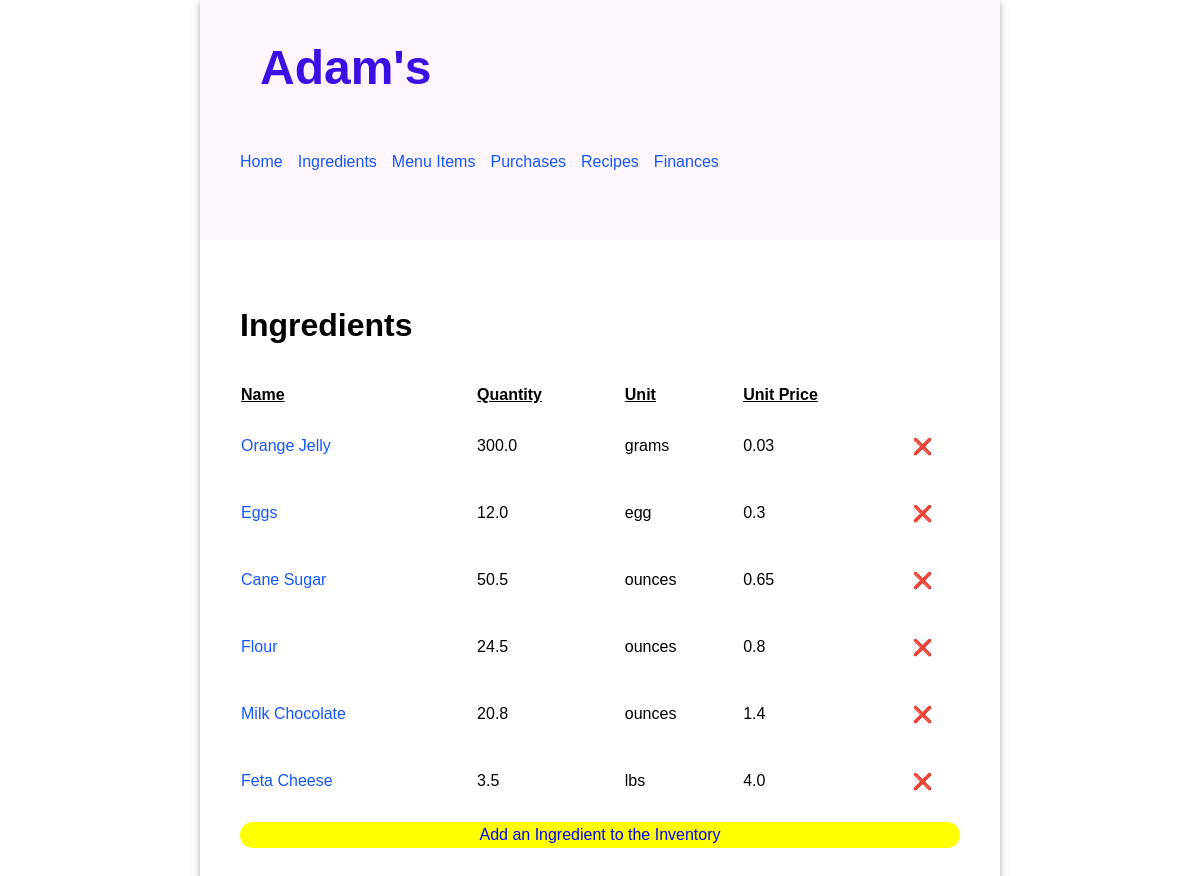
/ingredient/, run on an earlier commit of the app's database.
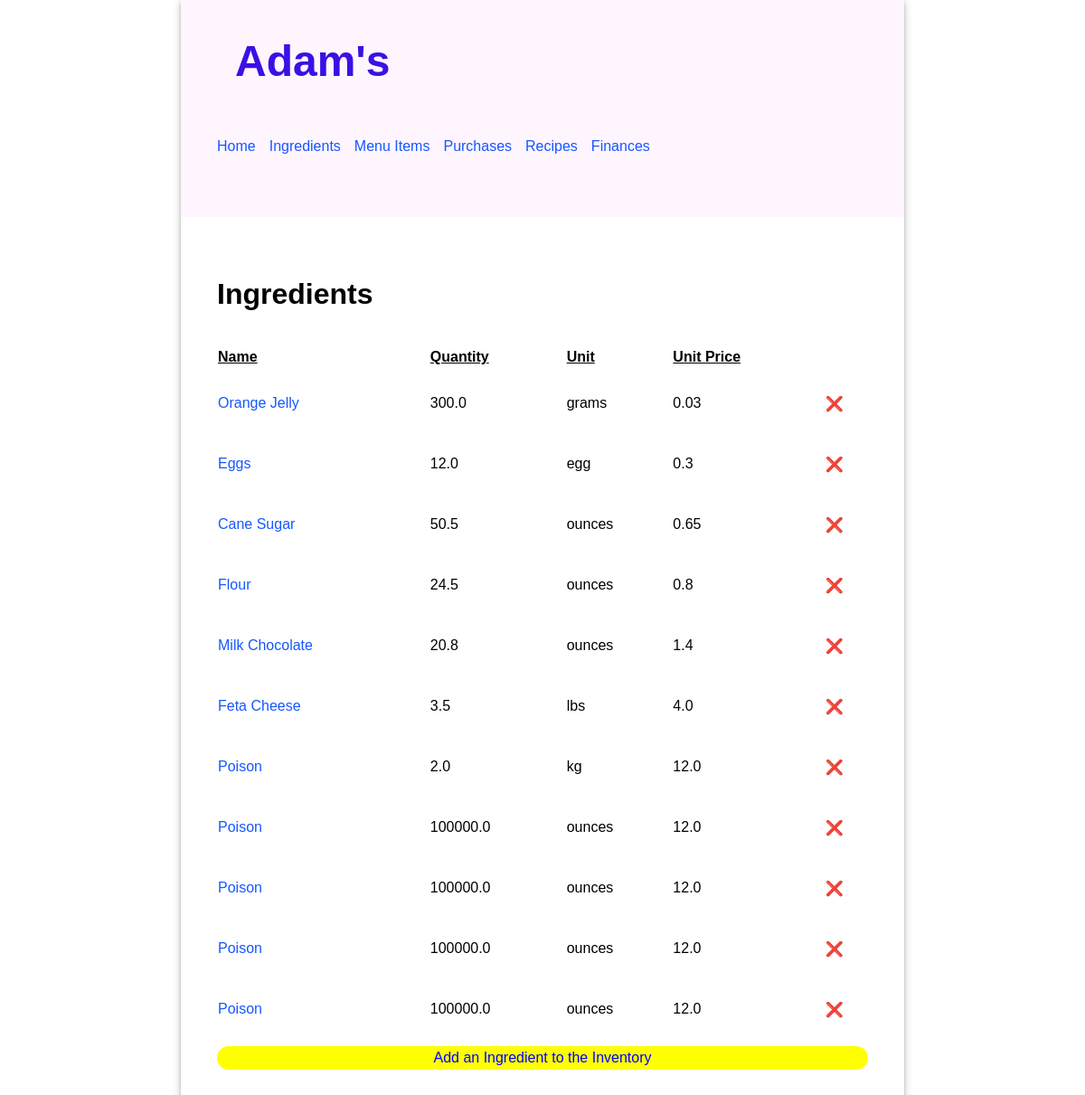
And on a later commit of the database.
### inventory/models.py (models this page shows, shortened)
class Ingredient(models.Model):
    name = models.CharField(max_length=30)
    quantity = models.FloatField(default=0)
    unit = models.CharField(max_length=15)
    unit_price = models.FloatField(default=0)

### inventory/views.py (the view)
# urls.py: path('ingredient/', views.IngredientList.as_view(), name='ingredientlist'),
class IngredientList(ListView):
    model = Ingredient
    template_name = 'inventory/ingredient_list.html'

### inventory/templates/inventory/ingredient_list.html (shortened to what this page needs)
{% extends 'base.html' %}
{% load static %}
{% block content %}
  <div>
    <h2>Ingredients</h2>
    <table class="ingredient-table">
      <thead>
        <tr>
          <th>Name</th>
          <th>Quantity</th>
          <th>Unit</th>
          <th>Unit Price</th>
        </tr>
      </thead>
      <tbody>
      {% for ingredient in object_list %}
        <tr>
          <td>
            <a href="{% url "ingredientupdate" ingredient.id %}">{{ ingredient.name | title}}</a>
          </td>
          <td>
            <p>{{ ingredient.quantity }}</p>
          </td>
          <td>
            <p>{{ ingredient.unit }}</p>
          </td>
          <td>
            <p>{{ ingredient.unit_price }}</p>
          </td>
          <td><a href="{% url "ingredientdelete" ingredient.id %}" style="text-decoration: none; color: inherit;">❌</a></td>
        </tr>
      {% endfor %}
      </tbody>
    </table>
    <a href="{% url "ingredientcreate" %}" style="display: inherit; text-align: center; border-radius: 15px; text-decoration: none; color: blue; padding: 4px; background-color: yellow;">Add an Ingredient to the Inventory</a>
  </div>
{% endblock %}

What changed in the data, as far as the page shows it:
added Ingredient: name "Poison", quantity "2.0", unit "kg", unit_price "12.0"
added Ingredient: name "Poison", quantity "100000.0", unit "ounces", unit_price "12.0"
added Ingredient: name "Poison", quantity "100000.0", unit "ounces", unit_price "12.0"
added Ingredient: name "Poison", quantity "100000.0", unit "ounces", unit_price "12.0"
added Ingredient: name "Poison", quantity "100000.0", unit "ounces", unit_price "12.0"
